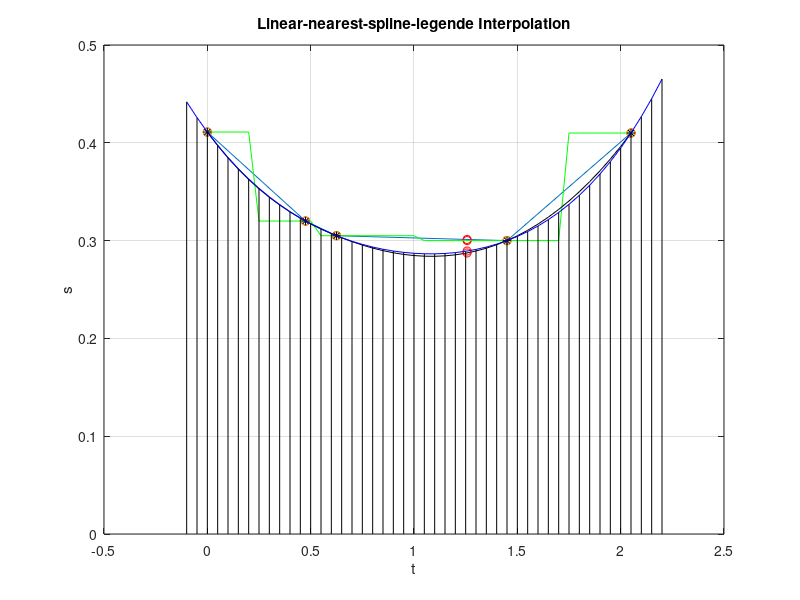

Recreate this plot in MATLAB.
format long g
t=[0 0.475 0.625 1.450 2.050];
s=[0.411 0.320 0.305 0.300 0.410];
    
t0=1.257
ti_1=0.625
ti=1.450

a=(0.300-0.305)/(1.450-0.625)
alpha=tand(a)
s0=0.305+a*(1.257-0.625)

wi=(t0-ti_1)/(ti-ti_1)
wi_1=1-wi

%ploting orginal values without interpolation

%Linear
figure
s0_linear=interp1(t,s,t0,'linear');
plot(t0,s0_linear,"ro");
hold on
plot(t,s,"ro")
hold on
plot(t,s)

title('Linear-nearest-spline-legende Interpolation');

%Nearest
%figure
tfun=[-0.1:0.05:2.2]
s0_nearest=interp1(t,s,tfun,'nearest');
s0_near=interp1(t,s,t0,'nearest');
plot(t,s,'o',t0,s0_near,"ro");
hold on 
plot(tfun,s0_nearest,'g')
%title('Nearest Interpolation');


%Interpolating spline

tfun=[-0.1:0.05:2.2]
s0_spline=interp1(t,s,tfun,'spline');
s0_line=interp1(t,s,t0,'spline');
plot(t,s,'o',t0,s0_line,"ro");
hold on 
plot(tfun,s0_spline,'k')

xlabel("T");
ylabel("S");

%title('Spline Interpolation');


A=[1 t(1) t(1)^2 t(1)^3 t(1)^4 ; 
   1 t(2) t(2)^2 t(2)^3 t(2)^4;
   1 t(3) t(3)^2 t(3)^3 t(3)^4;
   1 t(4) t(4)^2 t(4)^3 t(4)^4;
   1 t(5) t(5)^2 t(5)^3 t(5)^4];
x=inv(A)*transpose(s)

A0=[1 t0 t0^2 t0^3 t0^4];

s0_leg=A0*inv(A)*transpose(s)

tfun=[-0.1:0.05:2.2]';

[ndat,dummy]=size(tfun);
sfun=zeros(ndat,1);

for i=1:ndat
    ti=tfun(i);
    si=0
    for j=1:5
        si=si+x(j)*ti^(j-1);
    end
    sfun(i)=si;
end

plot(t,s,'k*');
hold on
plot(t0,s0_leg,'ro');
hold on
plot(tfun,sfun,'b');
xlabel('t');
ylabel('s');
for ifun=1:ndat
    ti=tfun(ifun);
    si=sfun(ifun);
    tLine=[ti ti];
    sLine=[0.0 si];
    plot(tLine,sLine,'-k');
end
grid on

tb=1.5;
ta=1.0;
tc=2.0;
Aa=[1 ta ta^2 ta^3 ta^4];
Ab=[1 tb tb^2 tb^3 tb^4];
Ac=[1 tc tc^2 tc^3 tc^4];
sa=Aa*inv(A)*transpose(s)
sb=Ab*inv(A)*transpose(s)
sc=Ac*inv(A)*transpose(s)

grada=(sb-sa)/(tb-ta)
gradb=(sc-sb)/(tc-tb)
curvM_b=(gradb-grada)/(tb-ta)
curvG_b=curvM_b/((1+gradb^2)^3/2)

grad0=(sb-s0)/(tb-t0)
curvM_0=(grad0-gradb)/(t0-tb)
curvG_0=curvM_0/((1+grad0^2)^3/2);